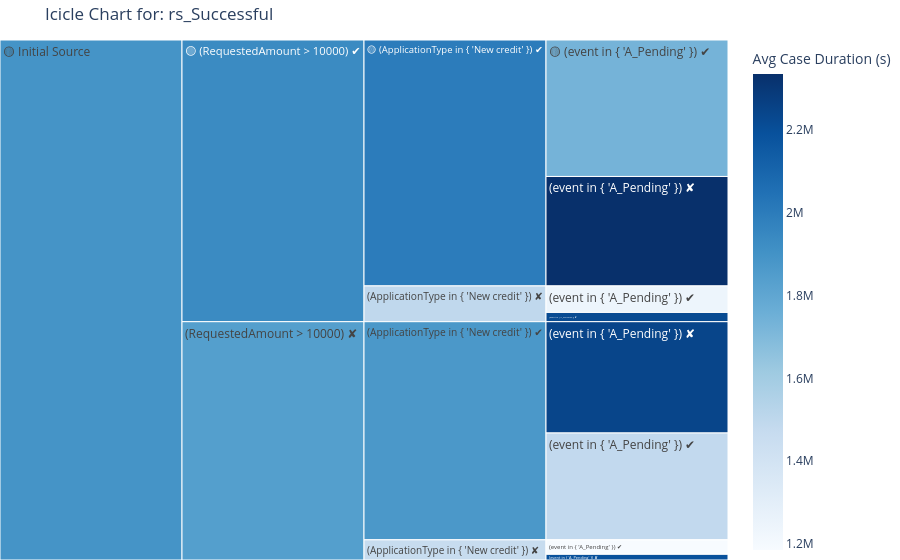

The code cell stored with this chart in its notebook:
### Code cell
query_exploration_icicle('rs_Successful', log_view, metric='avg_case_duration_seconds', details=False)

### Figure 1 — Plotly figure (JSON) as saved in the notebook; plotly's stock layout.template omitted (floating-point values rounded to 4 significant figures)
{"data": [{"branchvalues": "total", "customdata": [["8,270", "20d 1h 9m", 1732000.0], ["6,632", "27d 0h 37m", 2335000.0], ["1,606", "14d 8h 50m", 1241000.0], ["561", "25d 16h 28m", 2219000.0], ["6,473", "17d 5h 17m", 1488000.0], ["6,745", "25d 23h 38m", 2245000.0], ["879", "13d 17h 21m", 1186000.0], ["343", "25d 8h 26m", 2190000.0], ["(?)", "(?)", 2000000.0], ["(?)", "(?)", 1495000.0], ["(?)", "(?)", 1874000.0], ["(?)", "(?)", 1468000.0], ["(?)", "(?)", 1936000.0], ["(?)", "(?)", 1840000.0], ["(?)", "(?)", 1892000.0]], "domain": {"x": [0, 1], "y": [0, 1]}, "hoverinfo": "skip", "ids": ["🟡 Initial Source/🟡 (RequestedAmount > 10000) ✔/🟡 (ApplicationType in { 'New credit' }) ✔/🟡 (event in { 'A_Pending' }) ✔", "🟡 Initial Source/🟡 (RequestedAmount > 10000) ✔/🟡 (ApplicationType in { 'New credit' }) ✔/(event in { 'A_Pending' }) ✘", "🟡 Initial Source/🟡 (RequestedAmount > 10000) ✔/(ApplicationType in { 'New credit' }) ✘/(event in { 'A_Pending' }) ✔", "🟡 Initial Source/🟡 (RequestedAmount > 10000) ✔/(ApplicationType in { 'New credit' }) ✘/(event in { 'A_Pending' }) ✘", "🟡 Initial Source/(RequestedAmount > 10000) ✘/(ApplicationType in { 'New credit' }) ✔/(event in { 'A_Pending' }) ✔", "🟡 Initial Source/(RequestedAmount > 10000) ✘/(ApplicationType in { 'New credit' }) ✔/(event in { 'A_Pending' }) ✘", "🟡 Initial Source/(RequestedAmount > 10000) ✘/(ApplicationType in { 'New credit' }) ✘/(event in { 'A_Pending' }) ✔", "🟡 Initial Source/(RequestedAmount > 10000) ✘/(ApplicationType in { 'New credit' }) ✘/(event in { 'A_Pending' }) ✘", "🟡 Initial Source/🟡 (RequestedAmount > 10000) ✔/🟡 (ApplicationType in { 'New credit' }) ✔", "🟡 Initial Source/🟡 (RequestedAmount > 10000) ✔/(ApplicationType in { 'New credit' }) ✘", "🟡 Initial Source/(RequestedAmount > 10000) ✘/(ApplicationType in { 'New credit' }) ✔", "🟡 Initial Source/(RequestedAmount > 10000) ✘/(ApplicationType in { 'New credit' }) ✘", "🟡 Initial Source/🟡 (RequestedAmount > 10000) ✔", "🟡 Initial Source/(RequestedAmount > 10000) ✘", "🟡 Initial Source"], "labels": ["🟡 (event in { 'A_Pending' }) ✔", "(event in { 'A_Pending' }) ✘", "(event in { 'A_Pending' }) ✔", "(event in { 'A_Pending' }) ✘", "(event in { 'A_Pending' }) ✔", "(event in { 'A_Pending' }) ✘", "(event in { 'A_Pending' }) ✔", "(event in { 'A_Pending' }) ✘", "🟡 (ApplicationType in { 'New credit' }) ✔", "(ApplicationType in { 'New credit' }) ✘", "(ApplicationType in { 'New credit' }) ✔", "(ApplicationType in { 'New credit' }) ✘", "🟡 (RequestedAmount > 10000) ✔", "(RequestedAmount > 10000) ✘", "🟡 Initial Source"], "marker": {"coloraxis": "coloraxis", "colors": [1732000.0, 2335000.0, 1241000.0, 2219000.0, 1488000.0, 2245000.0, 1186000.0, 2190000.0, 2000000.0, 1495000.0, 1874000.0, 1468000.0, 1936000.0, 1840000.0, 1892000.0]}, "name": "", "parents": ["🟡 Initial Source/🟡 (RequestedAmount > 10000) ✔/🟡 (ApplicationType in { 'New credit' }) ✔", "🟡 Initial Source/🟡 (RequestedAmount > 10000) ✔/🟡 (ApplicationType in { 'New credit' }) ✔", "🟡 Initial Source/🟡 (RequestedAmount > 10000) ✔/(ApplicationType in { 'New credit' }) ✘", "🟡 Initial Source/🟡 (RequestedAmount > 10000) ✔/(ApplicationType in { 'New credit' }) ✘", "🟡 Initial Source/(RequestedAmount > 10000) ✘/(ApplicationType in { 'New credit' }) ✔", "🟡 Initial Source/(RequestedAmount > 10000) ✘/(ApplicationType in { 'New credit' }) ✔", "🟡 Initial Source/(RequestedAmount > 10000) ✘/(ApplicationType in { 'New credit' }) ✘", "🟡 Initial Source/(RequestedAmount > 10000) ✘/(ApplicationType in { 'New credit' }) ✘", "🟡 Initial Source/🟡 (RequestedAmount > 10000) ✔", "🟡 Initial Source/🟡 (RequestedAmount > 10000) ✔", "🟡 Initial Source/(RequestedAmount > 10000) ✘", "🟡 Initial Source/(RequestedAmount > 10000) ✘", "🟡 Initial Source", "🟡 Initial Source", ""], "type": "icicle", "values": [8270.0, 6632.0, 1606.0, 561.0, 6473.0, 6745.0, 879.0, 343.0, 14900.0, 2167.0, 13220.0, 1222.0, 17070.0, 14440.0, 31510.0]}], "layout": {"coloraxis": {"colorbar": {"title": {"text": "Avg Case Duration (s)"}}, "colorscale": [[0, "rgb(247,251,255)"], [0.125, "rgb(222,235,247)"], [0.25, "rgb(198,219,239)"], [0.375, "rgb(158,202,225)"], [0.5, "rgb(107,174,214)"], [0.625, "rgb(66,146,198)"], [0.75, "rgb(33,113,181)"], [0.875, "rgb(8,81,156)"], [1, "rgb(8,48,107)"]]}, "legend": {"tracegroupgap": 0}, "margin": {"b": 0, "l": 0, "r": 0, "t": 40}, "title": {"text": "Icicle Chart for: rs_Successful"}}}
